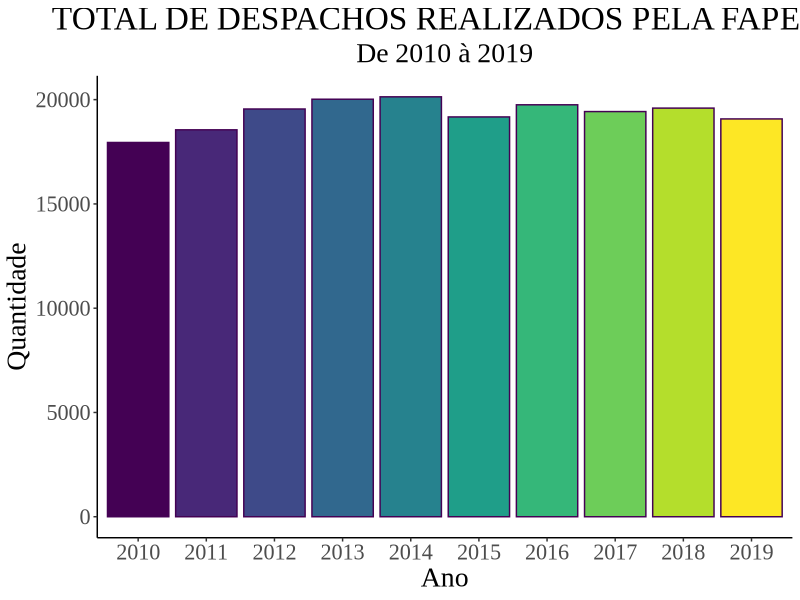
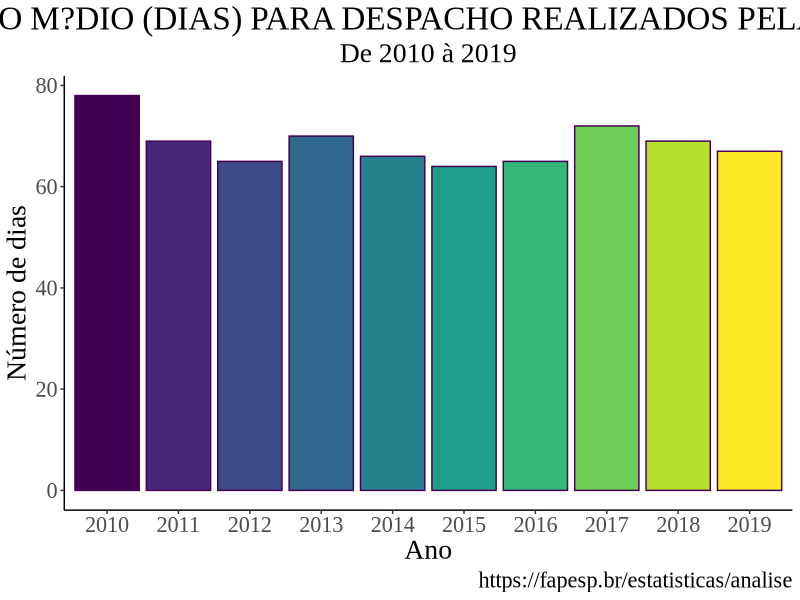
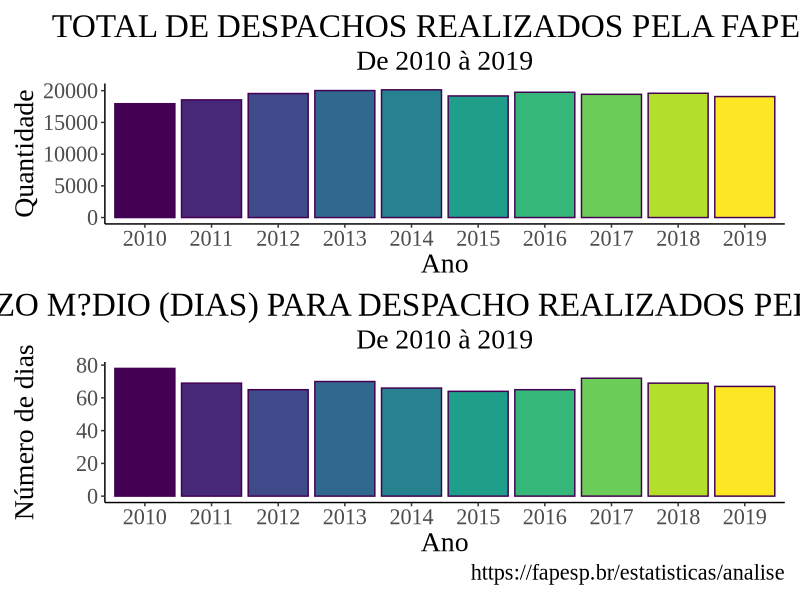

The R script that drew these images, in order:
# Lendo a base --------------------------------------------------------------------------------
df2 <- read.csv(file = "adjusted_data/fapesp_despachos_2010-2019.csv",
                encoding = "UTF-8")

# Plot ----------------------------------------------------------------------------------------

# Total de Despachos

g2 <-
  df2 |>
    dplyr::filter(despachos == "Quantidade") |>
    ggplot2::ggplot(ggplot2::aes(
    x = as.factor(Ano),
    y = Quantidade,
    colour = "white",
    fill = Ano
  )) +
  ggplot2::geom_col(show.legend = FALSE) +
  viridis::scale_color_viridis(discrete = TRUE) +
  viridis::scale_fill_viridis(discrete = FALSE) +
  ggplot2::labs(title = "TOTAL DE DESPACHOS REALIZADOS PELA FAPESP",
       subtitle = "De 2010 à 2019") +
  ggplot2::xlab("Ano") +
  ggplot2::theme_classic() +
  ggplot2::theme(text = ggplot2::element_text(size = 20,
                                     family = "Times New Roman"),
        plot.title = ggplot2::element_text(hjust = 0.5),
        plot.subtitle = ggplot2::element_text(hjust = 0.5))
g2

# Prazo m?dio para o Despacho

g3 <-
  df2 |>
  dplyr::filter(despachos == "Prazo médio (dias)") |>
  dplyr::mutate(
    Quantidade = Quantidade/1000
  ) |>
  ggplot2::ggplot(ggplot2::aes(
    x = as.factor(Ano),
    y = Quantidade,
    colour = "white",
    fill = Ano
  )) +
  ggplot2::geom_col(show.legend = FALSE) +
  viridis::scale_color_viridis(discrete = TRUE) +
  viridis::scale_fill_viridis(discrete = FALSE) +
  ggplot2::labs(title = "PRAZO M?DIO (DIAS) PARA DESPACHO REALIZADOS PELA FAPESP",
       subtitle = "De 2010 à 2019",
       caption = "https://fapesp.br/estatisticas/analise") +
  ggplot2::xlab("Ano") +
  ggplot2::ylab("Número de dias") +
  ggplot2::theme_classic() +
  ggplot2::theme(text = ggplot2::element_text(size = 20,
                                     family = "Times New Roman"),
        plot.title = ggplot2::element_text(hjust = 0.5),
        plot.subtitle = ggplot2::element_text(hjust = 0.5))
g3

# LAYOUT --------------------------------------------------------------------------------------
library(patchwork)

g2/g3




